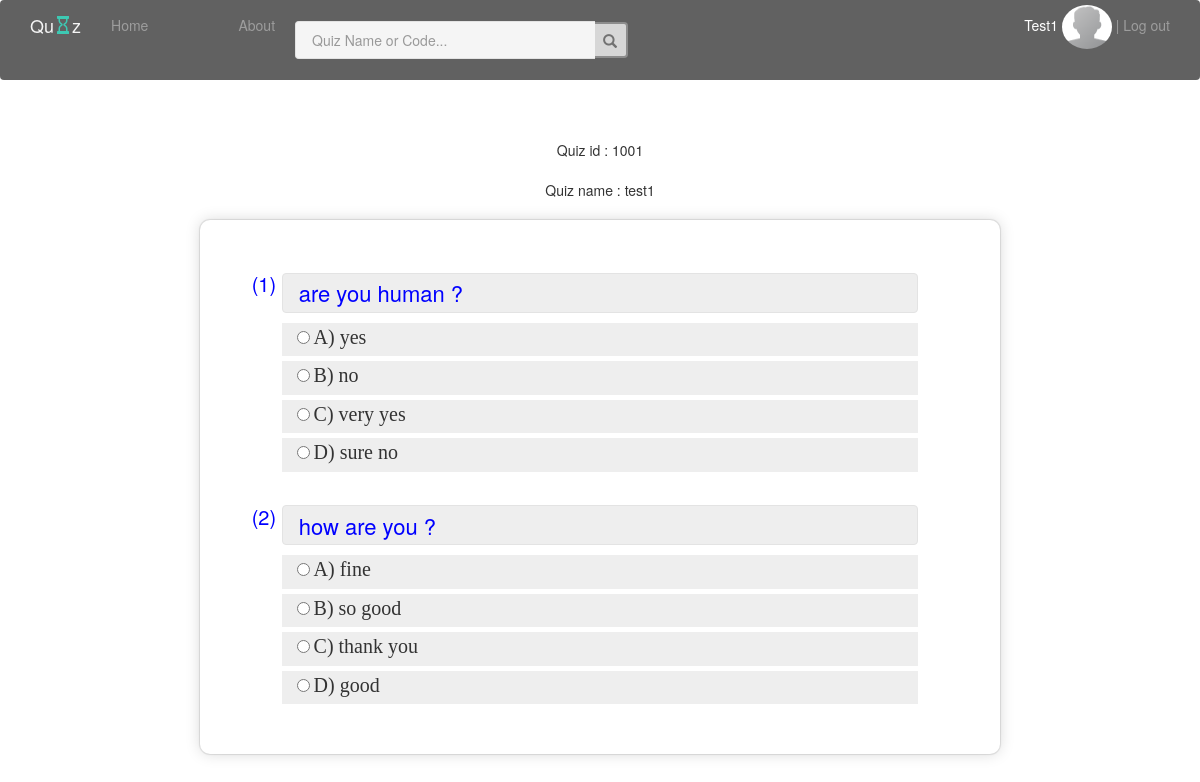
The page /view/Quiz.php?id=1001&&maker=dr.maher&&name=test1 (signed in) on the database its author committed.
### tables this page shows
CREATE TABLE `questions` (
  `question_id` int(11) NOT NULL,
  `quiz_id` int(11) NOT NULL,
  `header` text NOT NULL,
  `answer_1` varchar(100) NOT NULL,
  `answer_2` varchar(100) NOT NULL,
  `answer_3` varchar(100) DEFAULT NULL,
  `answer_4` varchar(100) DEFAULT NULL,
  `correct_answer` varchar(100) NOT NULL
);

### controller/MyQuizzesOperations.php (called while the page is built, shortened)
<?php
class MyQuizzesOperations {
    public static function getQuizQuestionsByID($id) {
        include '../include/vars.php';
        $conn = new mysqli($host, $username, $password, $dbname);
        $query = "SELECT `question_id`, `Header`, `correct_answer` FROM `questions` JOIN quizzes on quizzes.quiz_id = questions.quiz_id WHERE questions.quiz_id = '$id'";
        $result = mysqli_query($conn, $query);
        if (mysqli_error($conn)) {
            echo 'My Quizzes OperationsError !!';
            return NULL;
        } else {
            return $result;
        }
    }
    public static function getAnsOnly($Header) {
        include '../include/vars.php';
        $conn = new mysqli($host, $username, $password, $dbname);
        $query = "SELECT `answer_1`, `answer_2`, `answer_3`, `answer_4` FROM `questions`"
                . "JOIN quizzes on quizzes.quiz_id = questions.quiz_id WHERE questions.Header = '$Header'";
        $result = mysqli_query($conn, $query);
        if (mysqli_error($conn)) {
            echo 'My Quizzes OperationsError !!';
            return NULL;
        } else {
            return $result;
        }
    }
}
?>

### view/Quiz.php (the view, shortened to what this page needs)
<?php
include './Header.php';
include '../controller/MyQuizzesOperations.php';
?>
<html>
    <head>
        <link href="../recources/css/gsdk-bootstrap-wizard.css" rel="stylesheet" />
    </head>
    <?php
    $name = $_GET['name'];
    $quizId = $_GET['id'];
    $result = MyQuizzesOperations::getQuizQuestionsByID($quizId);
    echo ' <div class="" id=" Quiz-details" style="text-align: center"> <br><br>';
    echo "Quiz id    : $quizId <br><br>";
    echo "Quiz name  : $name <br><br>";
    echo ' </div>';
    echo '    <div style="margin-right: 200; padding-left: 200">
';
    if (!$result) {
        echo 'Quiz Page Error !!';
    } else {
        $ans3state = "";
        $ans4state = "";
        $qnum = 1;
        echo '<div class = "wizard-card col-lg-12">';
        echo '<div class = "col-lg-10 col-lg-push-1">';
        while ($row = mysqli_fetch_array($result, 1)) {
            $tempRow = array();
            $result2 = MyQuizzesOperations::getAnsOnly($row['Header']);
            if ($ansRow = mysqli_fetch_array($result2, 1)) {
                if (!$ansRow['answer_3']) {
                    $ans3state = "hidden";
                    $ans4state = "hidden";
                    $tempRow[0] = $ansRow['answer_1'];
                    $tempRow[1] = $ansRow['answer_2'];
                    $ansRow = $tempRow;
                    shuffle($ansRow);
                } else {
                    shuffle($ansRow);
                }
            }
            ?>
            <form action="MySubmit.php" method="GET">
                <br>                <br>
                <div>
                    <div style="margin-bottom: -28; margin-left: -35">
                        <span style="border-radius: 20%; background: #ffffff; color: #00f; padding: 5; height: 50; font-size: 20 ;" > <?php echo "(" . $qnum++ . ")" ?> </span>
                    </div>
                    <div>
                        <input  style="margin-top: 2; color: #00f; display: block; font-size: 22; height: 40; margin-bottom: 10" name = "header<?php echo $row['question_id']; ?>"
                                class = "form-control btn-block" value = "<?php echo $row['Header']; ?>" readonly>
                    </div>
                </div>
                <div style="display: block; background: #eee" class="col-md-2 btn-block " >
                    <input name="<?php echo $row['question_id']; ?>" type="radio" value="<?php echo $ansRow[0]; ?>"   readonly="readonly" />
                    <label class=""  >
                        <span style="font-size: 20; font-family: cursive" class="choice__text notranslate"><?php echo ' A) ' . $ansRow[0]; ?></span>
                    </label>
                </div>
                <div style="display: block; background: #eee" class="col-md-2 btn-block " >
                    <input name="<?php echo $row['question_id']; ?>" type="radio" value="<?php echo $ansRow[1]; ?>"   readonly="readonly" />
                    <label class=""  >
                        <span style="font-size: 20; font-family: cursive" class="choice__text notranslate"><?php echo ' B) ' . $ansRow[1]; ?></span>
                    </label>
                </div>
                <div style="visibility: <?php echo $ans3state; ?>; display: block; background: #eee" class="col-md-2 btn-block " >
                    <input <?php echo $ans3state; ?> name="<?php echo $row['question_id']; ?>" type="radio" value="<?php echo $ansRow[2]; ?>"   readonly="readonly" />
                    <label <?php echo $ans3state; ?> class=""  >
                        <span style="font-size: 20; font-family: cursive" class="choice__text notranslate"><?php echo ' C) ' . $ansRow[2]; ?></span>
                    </label>
                </div>
                <div  style="visibility: <?php echo $ans4state; ?>;display: block; background: #eee" class="col-md-2 btn-block" >
                    <input name="<?php echo $row['question_id']; ?>" type="radio"  value="<?php echo $ansRow[3]; ?>"  readonly="readonly" />
                    <label class=""  >
                        <span style="font-size: 20; font-family: cursive" class="choice__text notranslate"><?php echo ' D) ' . $ansRow[3]; ?></span>
                    </label>
                </div>
                <br>
                <br>
                <br>
                <br>
                <br>
                <br>
                <br>
            <?php } ?>
        <?php } ?>
    </form>
</div></div>
</body>
</html>

### rows shown on the page
questions: header "are you human ?", ansRow "yes", ansRow "no", ansRow "very yes", ansRow "sure no"
questions: header "how are you ?", ansRow "fine", ansRow "so good", ansRow "thank you", ansRow "good"

### other values the page prints
$_SESSION['username'] "Test1"
$quizId "1001"
$name "test1"
